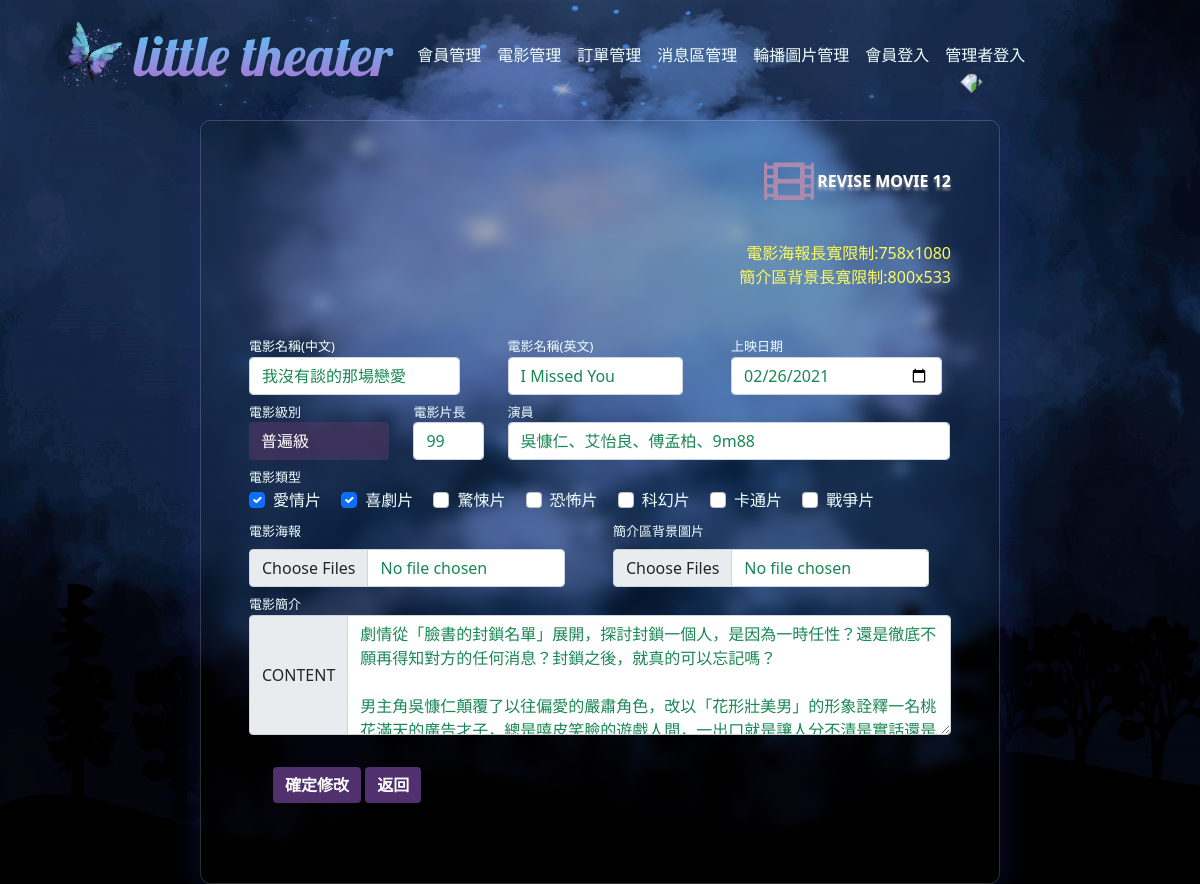
The app's page /backend.php?do=reviseMov&id=12, older data.
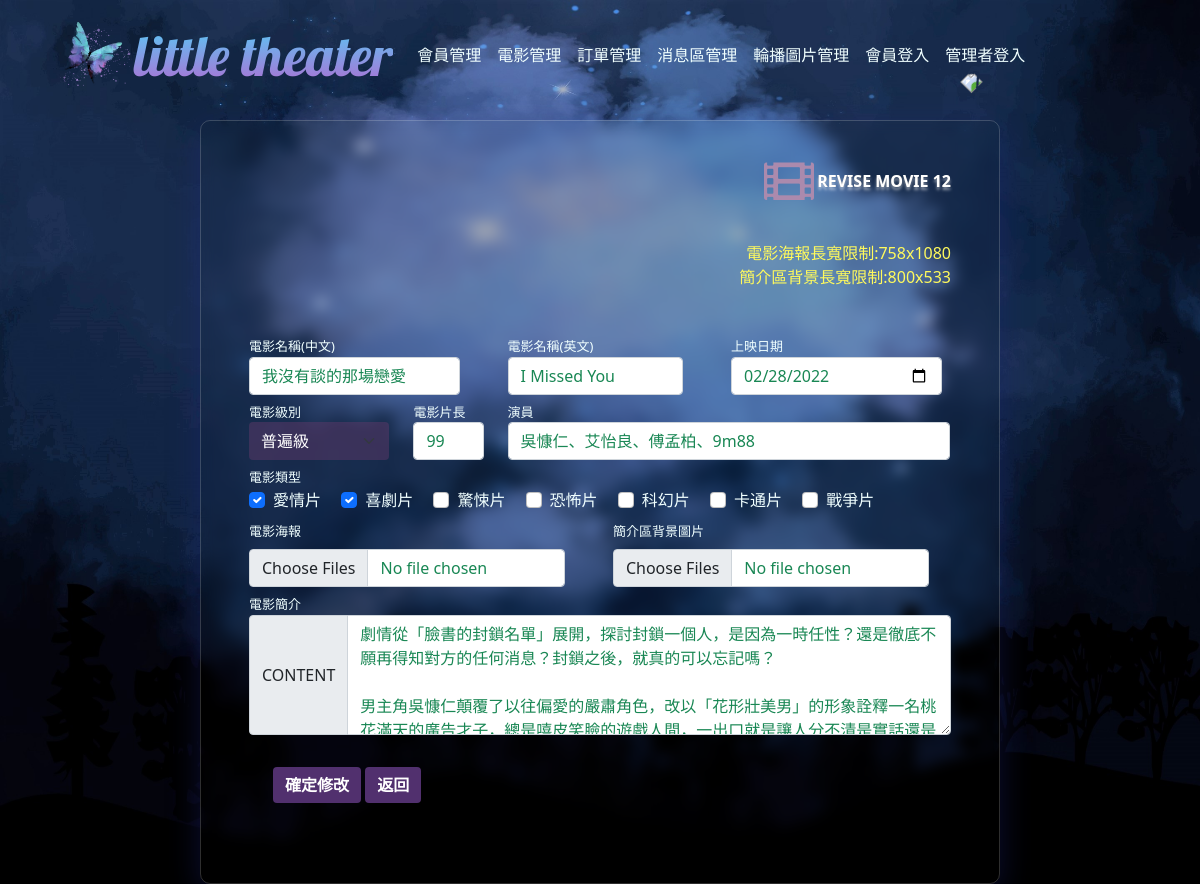
The same page, newer data.
### tables this page shows
CREATE TABLE `theater_movie` (
  `id` int(11) UNSIGNED NOT NULL,
  `name_c` text NOT NULL,
  `name_e` text NOT NULL,
  `length` text NOT NULL,
  `level` text NOT NULL,
  `type` text NOT NULL,
  `ondate` date NOT NULL,
  `actor` text NOT NULL,
  `poster` text NOT NULL,
  `background` text NOT NULL,
  `trailer` text NOT NULL,
  `intro` text NOT NULL,
  `sh` int(1) UNSIGNED NOT NULL,
  `rank` int(11) UNSIGNED NOT NULL,
  `heart` int(11) UNSIGNED NOT NULL
);

### base.php (called while the page is built, shortened)
<?php
$type=[
    1=>'愛情片',
    2=>'喜劇片',
    3=>'驚悚片',
    4=>'恐怖片',
    5=>'科幻片',
    6=>'卡通片',
    7=>'戰爭片'
];
$Movie=new DB("theater_movie");
Class DB{
    private $dsn="mysql:host=localhost;charset=utf8;dbname=theater";
    private $pdo="";
    private $table="";
    function __construct($table){
        $this->table=$table;
        $this->pdo=new PDO($this->dsn,"root","");
    }
    function find($arr){
        $sql="select * from $this->table ";
        if(is_array($arr)){
            foreach($arr as $k=>$v){
                $tmp[]=sprintf("`%s`='%s'",$k,$v);
            }
            $sql.=" where ".implode(" && ",$tmp);
        }else{
            $sql.=" where `id`='$arr'";
        }
        return $this->pdo->query($sql)->fetch(PDO::FETCH_ASSOC);
    }
}

### back/reviseMov.php (the view, shortened to what the changed rows need)
<?php
$m=$Movie->find($_GET['id']);
?>
<form action="api/saveMov.php" method="post" enctype="multipart/form-data">
    <div id="addMovie" class="p-5">
    <img src="icon/54897831.png">
    <div class="mb-5" style="color: white;text-align:right;background-color: #666666;-webkit-background-clip:text;text-shadow: rgb(255 255 255 / 50%) 0px 3px 3px;font-weight: bolder;">REVISE MOVIE <?=$m['id']?></div>
    <i class="fas fa-film"></i>
    <div style="color:#fffa5c;text-align:right">電影海報長寬限制:758x1080</div>
    <div style="color:#fffa5c;text-align:right" class="mb-5">簡介區背景長寬限制:800x533</div>
<div style="display:flex;flex-wrap:wrap">
    <div class="me-5" style="text-align:left;font-size:small;width:30%">電影名稱(中文)</div>
    <div class="me-5" style="text-align:left;font-size:small;width:25%">電影名稱(英文)</div>
    <div style="text-align:left;font-size:small;width:30%">上映日期</div>
    <input class="form-control mb-2 me-5" type="text" name="name_c" style="width:30%" value="<?=$m['name_c']?>">
    <input class="form-control mb-2 me-5" type="text" name="name_e" style="width:25%" value="<?=$m['name_e']?>">
    <input class="form-control mb-2" type="date" name="ondate" style="width:30%" value="<?=$m['ondate']?>">
    <div class="me-4" style="text-align:left;font-size:small;width:20%">電影級別</div>
    <div class="me-4" style="text-align:left;font-size:small;width:10%">電影片長</div>
    <div style="text-align:left;font-size:small;width:63%">演員</div>
<select id="level" name="level" class="form-select mb-2 me-4" style="width:20%">
    <option value="普遍級" <?=($m['level']=='普遍級')?'selected':''?>>普遍級</option>
</select>
<input class="form-control mb-2 me-4" placeholder="min." type="text" name="length" style="width:10%" value="<?=$m['length']?>">
<input class="form-control mb-2" type="text" name="actor" style="width:63%" value="<?=$m['actor']?>">
    <div style="text-align:left;font-size:small;width:100%">電影類型</div>
    <div style="width:100%;text-align:left" class="mb-2">
        <div class="form-check form-check-inline">
            <input class="form-check-input" type="checkbox" id="inlineCheckbox1" name="type[]" value="<?=$type[1]?>" <?=(in_array('愛情片',unserialize($m['type'])))?'checked':''?>>
            <label class="form-check-label" for="inlineCheckbox1">愛情片</label>
        </div>
        <div class="form-check form-check-inline">
            <input class="form-check-input" type="checkbox" id="inlineCheckbox2" name="type[]" value="<?=$type[2]?>" <?=(in_array('喜劇片',unserialize($m['type'])))?'checked':''?>>
            <label class="form-check-label" for="inlineCheckbox2">喜劇片</label>
        </div>
        <div class="form-check form-check-inline">
            <input class="form-check-input" type="checkbox" id="inlineCheckbox3" name="type[]" value="<?=$type[3]?>" <?=(in_array('驚悚片',unserialize($m['type'])))?'checked':''?>>
            <label class="form-check-label" for="inlineCheckbox3">驚悚片</label>
        </div>
        <div class="form-check form-check-inline">
            <input class="form-check-input" type="checkbox" id="inlineCheckbox4" name="type[]" value="<?=$type[4]?>" <?=(in_array('恐怖片',unserialize($m['type'])))?'checked':''?>>
            <label class="form-check-label" for="inlineCheckbox4">恐怖片</label>
        </div>
        <div class="form-check form-check-inline">
            <input class="form-check-input" type="checkbox" id="inlineCheckbox5" name="type[]" value="<?=$type[5]?>" <?=(in_array('科幻片',unserialize($m['type'])))?'checked':''?>>
            <label class="form-check-label" for="inlineCheckbox5">科幻片</label>
        </div>
        <div class="form-check form-check-inline">
            <input class="form-check-input" type="checkbox" id="inlineCheckbox6" name="type[]" value="<?=$type[6]?>" <?=(in_array('卡通片',unserialize($m['type'])))?'checked':''?>>
            <label class="form-check-label" for="inlineCheckbox6">卡通片</label>
        </div>
        <div class="form-check form-check-inline">
            <input class="form-check-input" type="checkbox" id="inlineCheckbox7" name="type[]" value="<?=$type[7]?>" <?=(in_array('戰爭片',unserialize($m['type'])))?'checked':''?>>
            <label class="form-check-label" for="inlineCheckbox7">戰爭片</label>
        </div>
    </div>
    <div style="text-align:left;font-size:small;width:45%" class="me-5">電影海報</div>
    <div style="text-align:left;font-size:small;width:45%">簡介區背景圖片</div>
    <div class="mb-2 me-5" style="width:45%">
        <input class="form-control" type="file" name="poster" multiple>
    </div>
    <div class="mb-2" style="width:45%">
        <input class="form-control" type="file" name="background" multiple>
    </div>
    <div style="text-align:left;font-size:small;width:100%">電影簡介</div>
    <div class="input-group mb-2" style="min-height:120px !important">
        <span class="input-group-text">CONTENT</span>
        <textarea class="form-control" col="30" name="intro" style="min-height:120px !important"><?=$m['intro']?></textarea>
    </div>
    <div class="m-4">
        <input type="submit" class="btn btn-primary mb-2" style="background-color:#51306e;border:none;font-weight:bolder;" value="確定修改">
        <input type="button" onclick="javascript:history.go(-1)" style="background-color:#51306e;border:none;font-weight:bolder;" class="btn btn-primary mb-2" value="返回">
    </div>
</div>
    </div>
</form>

Row changes from the older to the newer data that the page shows:
changed theater_movie "我沒有談的那場戀愛": ondate "02/26/2021" → "02/28/2022"
